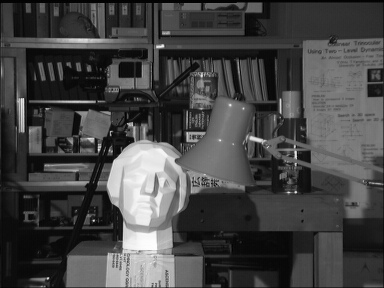
#> input picture pythonSAD/tsukubaright_bw.jpg, 384 x 288 px
$ python sad3x3_tsukuba.py
#> lines starting #> are read from the running program, lines starting #| are printed output that depends on the picture
#!/usr/bin/python3

from PIL import Image
import os
import array
import time
import sys
import argparse
from ctypes import *
import numpy

numpy.set_printoptions(threshold=numpy.nan)
numpy.set_printoptions(linewidth=2000)

#for infile in sys.argv[1:]:
infileR = "tsukubaright_bw.jpg"
infileL = "tsukubaleft_bw.jpg"

colorScheme = numpy.array([(0x00, 0x00, 0x8F), \
                           (0x00, 0x0F, 0xFF), \
                           (0x00, 0x8F, 0xFF), \
                           (0x00, 0xCF, 0xFF), \
                           (0x0F, 0xFF, 0xEF), \
                           (0x4F, 0xFF, 0xAF), \
                           (0x8F, 0xFF, 0x6F), \
                           (0xCF, 0xFF, 0x2F), \
                           (0xFF, 0xEF, 0x00), \
                           (0xFF, 0xAF, 0x00), \
                           (0xFF, 0x9F, 0x00), \
                           (0xFF, 0x6F, 0x00), \
                           (0xFF, 0x2F, 0x00), \
                           (0xEF, 0x00, 0x00), \
                           (0xAF, 0x00, 0x00), \
                           (0x7F, 0x00, 0x00)])

try:
    imR = Image.open(infileR)
#> imR is the input picture: PIL image 384x288 L; min 0, max 254, mean 68.7
    imL = Image.open(infileL)
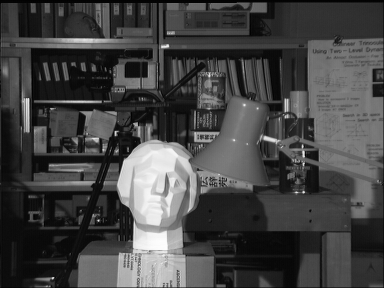
#> input picture pythonSAD/tsukubaleft_bw.jpg, 384 x 288 px
#> imL is the input picture: PIL image 384x288 L; min 0, max 254, mean 68.3

    # [5 lines of commented-out code are left out]
    (width, height) = imR.size
#> width = 384; height = 288
    #print("width =", width)
    #print("height = ", height)

    ncol_c = width
#> ncol_c = 384
    nrow_c = 3
    iteration = 3#height - 2

#    PIXEL_CNT  = 57 # Number of pixels sent to the Template and Search Arrays, each.
    DISP_RANGE = 16 # Disparity range 0-15
    DISP_ROW   = width - (DISP_RANGE + 1) #2  # Number of disparity values for an entire row, to be sent back to comp.
#> DISP_ROW = 367

    # sad array


    disparityAll = numpy.zeros((height-2, width-17), dtype = 'i')

    length = ncol_c * nrow_c
#> length = 1152

    templateBuff = numpy.zeros((height, width), dtype = 'i')
    searchBuff = numpy.zeros((height, width), dtype = 'i')

    for i in range(height):
        for j in range(width):
            templateBuff[i][j] = imR.getpixel((j, i))
            searchBuff[i][j] = imL.getpixel((j, i))

    '''# Print template array
    print("begin template read")
    for i in range(10):
        for j in range(ncol_c):
            print(templateBuff[i][j], end=" ")
        print("")

    # Print search array
    print("\nbegin search read")
    for i in range(10):
        for j in range(ncol_c):
            print(searchBuff[i][j], end=" ")
        print("")'''

    # initial time before running SAD algorithm
    t0 = time.time()

    for row in range(height-2):
        sadArray = numpy.zeros((DISP_ROW, DISP_RANGE), dtype = 'i')
        for i in range(DISP_ROW):
            for j in range(DISP_RANGE):
                sadArray[i][j] = \
                   abs(templateBuff[row][i]     - searchBuff[row][i+j])     + \
                   abs(templateBuff[row][1+i]   - searchBuff[row][1+i+j])   + \
                   abs(templateBuff[row][2+i]   - searchBuff[row][2+i+j])   + \
                   \
                   abs(templateBuff[row+1][i]   - searchBuff[row+1][i+j])   + \
                   abs(templateBuff[row+1][1+i] - searchBuff[row+1][1+i+j]) + \
                   abs(templateBuff[row+1][2+i] - searchBuff[row+1][2+i+j]) + \
                   \
                   abs(templateBuff[row+2][i]   - searchBuff[row+2][i+j])   + \
                   abs(templateBuff[row+2][1+i] - searchBuff[row+2][1+i+j]) + \
                   abs(templateBuff[row+2][2+i] - searchBuff[row+2][2+i+j])

        # indices of each min per row
        disparityArray = sadArray.argmin(axis=1)
        #print("\nindices of each min per row")
        #print(disparityArray)
        disparityAll[row] = disparityArray

        # Print SAD array
        '''if ((row >= 69 and row <= 72) or row >= 284):
            print("Disp row: ", row)
            # Print template array
            print("begin template read")
            for j in range(ncol_c):
                print(templateBuff[row][j], end=" ")
            print("\n")

            # Print search array
            print("begin search read")
            for j in range(ncol_c):
                print(searchBuff[row][j], end=" ")
            print("\n")

            for k in range(4):
                print("reading from sad array ", k)
                for ndx in range(DISP_RANGE):
                    print(int(sadArray[k][ndx]), end=" ")
                print("\n")

            print("dispare:")
            for j in range(4):
                print(disparityAll[row][j], end=" ")
            print("\n\n")'''

        '''# mins of each row
        print("\nmins of each row")
        print(sadArray.min(axis=1))'''
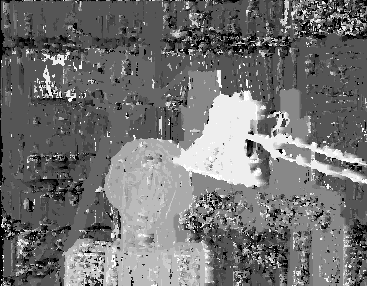
#> disparityAll: shape (286, 367) int32; min 0, max 15, mean 6.7; drawn with min black and max white

    #print("\ndispare:")
    #print(disparityAll)

    '''for i in range(height-2):
        for j in range(4):
            print(disparityAll[i][j], end=" ")
        print("")'''

    # time after SAD algorithm has finished
    t1 = time.time()

    # create disparity image
    im = Image.new("RGB", (width-17, height-2), "black")
#> im: PIL image 367x286 RGB; every value is 0

    for i in range(width-17):
        for j in range(height-2):
            im.putpixel((i,j), (colorScheme[(disparityAll[j][i] - 1) % 16][0], \
                                colorScheme[(disparityAll[j][i] - 1) % 16][1], \
                                colorScheme[(disparityAll[j][i] - 1) % 16][2]))
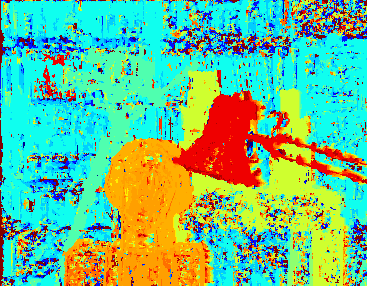
#> im: PIL image 367x286 RGB; mean R, G, B 107.3, 190.8, 139.6

    im.save("tsukuba_disp3x3_decr_1.png")

    # time after image is created
    t2 = time.time()

    print("t0 = ", t0)
    print("t1 = ", t1)
    print("t2 = ", t2)

    print("t1 - t0 = ", t1-t0)
    print("t2 - t1 = ", t2-t1)
    print("t2 - t0 = ", t2-t0)

    '''# SAD Algorithm
    for i in range(DISP_ROW):
        for j in range(DISP_RANGE):
            sadArray[i][j] = \
               abs(templateBuff[0+i]           - searchBuff[0+i+j]) + \
               abs(templateBuff[1+i]           - searchBuff[1+i+j]) + \
               abs(templateBuff[2+i]           - searchBuff[2+i+j]) + \
               abs(templateBuff[0+ncol_c+i]      - searchBuff[0+ncol_c+i+j]) + \
               abs(templateBuff[1+ncol_c+i]      - searchBuff[1+ncol_c+i+j]) + \
               abs(templateBuff[2+ncol_c+i]      - searchBuff[2+ncol_c+i+j]) + \
               abs(templateBuff[0+ncol_c+ncol_c+i] - searchBuff[0+ncol_c+ncol_c+i+j]) + \
               abs(templateBuff[1+ncol_c+ncol_c+i] - searchBuff[1+ncol_c+ncol_c+i+j]) + \
               abs(templateBuff[2+ncol_c+ncol_c+i] - searchBuff[2+ncol_c+ncol_c+i+j])

    # Print template array
    print("begin template read")
    for i in range(length):
        print(templateBuff[i], end=" ")
    print("")

    # Print search array
    print("begin search read")
    for i in range(length):
        print(searchBuff[ndx], end=" ")
    print("")

    # Print SAD array
    print("reading from sad array 0")
    for ndx in range(16):
        print(int(sadArray[0][ndx]), end=" ")
    print("")

    print("reading from sad array 1")
    for ndx in range(16):
        print(int(sadArray[1][ndx]), end=" ")
    print("")

    # mins of each row
    print("\nmins of each row")
    print(sadArray.min(axis=1))

    # indices of each min per row
    disparityArray = sadArray.argmin(axis=1)
    #print("\nindices of each min per row")
    #print(disparityArray)
    disparityAll[k] = disparityArray

    print(disparityAll)'''

except IOError:
    print("Error for file", infileR)


# constant variables
'''window = 3 # Window size, i.e. "3" -> 3x3 window
win = 1 # win is the number of pixels above, below, right, & left of center pixel

ncol_c = 19 # Number of columns in the search image
nrow_c = 4  # Number of rows in the search image

PIXEL_CNT  = 57 # Number of pixels sent to the Template and Search Arrays, each.
DISP_RANGE = 16 # Disparity range 0-15
DISP_ROW   = 2  # Number of disparity values for an entire row, to be sent back to comp.'''

'''# template array
templateBuff = bytearray([0x02, 0x05, 0x05, 0x03, 0xff, 0xff, 0xff, 0xff, 0xff, 0xff, 0xff, 0xff, 0xff, 0xff, 0xff, 0xff, 0xff, 0xff, 0xff,
                          0x04, 0x00, 0x07, 0x01, 0xff, 0xff, 0xff, 0xff, 0xff, 0xff, 0xff, 0xff, 0xff, 0xff, 0xff, 0xff, 0xff, 0xff, 0xff,
                          0x07, 0x05, 0x09, 0x06, 0xff, 0xff, 0xff, 0xff, 0xff, 0xff, 0xff, 0xff, 0xff, 0xff, 0xff, 0xff, 0xff, 0xff, 0xff,
                          0x01, 0x01, 0x01, 0x01, 0x01, 0x01, 0x01, 0x01, 0x01, 0x01, 0x01, 0x01, 0x01, 0x01, 0x01, 0x01, 0x01, 0x01, 0x01])

# search array
searchBuff = bytearray([0x02, 0x07, 0x05, 0x08, 0x06, 0x00, 0x02, 0x07, 0x05, 0x08, 0x06, 0x00, 0x02, 0x07, 0x05, 0x08, 0x06, 0x00, 0x00,
                        0x01, 0x07, 0x04, 0x02, 0x07, 0x09, 0x01, 0x07, 0x04, 0x02, 0x07, 0x09, 0x01, 0x07, 0x04, 0x02, 0x07, 0x09, 0x00,
                        0x08, 0x04, 0x06, 0x08, 0x05, 0x03, 0x08, 0x04, 0x06, 0x08, 0x05, 0x03, 0x08, 0x04, 0x06, 0x08, 0x05, 0x03, 0x00,
                        0x01, 0x01, 0x01, 0x01, 0x01, 0x01, 0x01, 0x01, 0x01, 0x01, 0x01, 0x01, 0x01, 0x01, 0x01, 0x01, 0x01, 0x01, 0x01])'''

'''# sad array
sadArray = numpy.zeros((DISP_ROW, DISP_RANGE))

# SAD Algorithm
for i in range(DISP_ROW):
    for j in range(DISP_RANGE):
        sadArray[i][j] = \
               abs(templateBuff[0+i]           - searchBuff[0+i+j]) + \
               abs(templateBuff[1+i]           - searchBuff[1+i+j]) + \
               abs(templateBuff[2+i]           - searchBuff[2+i+j]) + \
               abs(templateBuff[0+ncol_c+i]      - searchBuff[0+ncol_c+i+j]) + \
               abs(templateBuff[1+ncol_c+i]      - searchBuff[1+ncol_c+i+j]) + \
               abs(templateBuff[2+ncol_c+i]      - searchBuff[2+ncol_c+i+j]) + \
               abs(templateBuff[0+ncol_c+ncol_c+i] - searchBuff[0+ncol_c+ncol_c+i+j]) + \
               abs(templateBuff[1+ncol_c+ncol_c+i] - searchBuff[1+ncol_c+ncol_c+i+j]) + \
               abs(templateBuff[2+ncol_c+ncol_c+i] - searchBuff[2+ncol_c+ncol_c+i+j])

# Print template array
print("begin template read")
ndx = 0
for i in range(3):
    for j in range(19):
        print(templateBuff[ndx], end=" ")
        ndx += 1
    print("")

# Print search array
print("begin search read")
ndx = 0
for i in range(3):
    for j in range(19):
        print(searchBuff[ndx], end=" ")
        ndx += 1
    print("")

# Print SAD array
print("reading from sad array 0")
for ndx in range(16):
    print(int(sadArray[0][ndx]), end=" ")
print("")

print("reading from sad array 1")
for ndx in range(16):
    print(int(sadArray[1][ndx]), end=" ")
print("")

# mins of each row
print(sadArray.min(axis=1))

# indices of each min per row
disparityArray = sadArray.argmin(axis=1)
print(disparityArray)


# NEXT ROW
# template array
templateBuff = bytearray([0x04, 0x00, 0x07, 0x01, 0xff, 0xff, 0xff, 0xff, 0xff, 0xff, 0xff, 0xff, 0xff, 0xff, 0xff, 0xff, 0xff, 0xff, 0xff,
                          0x07, 0x05, 0x09, 0x06, 0xff, 0xff, 0xff, 0xff, 0xff, 0xff, 0xff, 0xff, 0xff, 0xff, 0xff, 0xff, 0xff, 0xff, 0xff,
                          0x01, 0x01, 0x01, 0x01, 0x01, 0x01, 0x01, 0x01, 0x01, 0x01, 0x01, 0x01, 0x01, 0x01, 0x01, 0x01, 0x01, 0x01, 0x01])

# search array
searchBuff = bytearray([0x01, 0x07, 0x04, 0x02, 0x07, 0x09, 0x01, 0x07, 0x04, 0x02, 0x07, 0x09, 0x01, 0x07, 0x04, 0x02, 0x07, 0x09, 0x00,
                        0x08, 0x04, 0x06, 0x08, 0x05, 0x03, 0x08, 0x04, 0x06, 0x08, 0x05, 0x03, 0x08, 0x04, 0x06, 0x08, 0x05, 0x03, 0x00,
                        0x01, 0x01, 0x01, 0x01, 0x01, 0x01, 0x01, 0x01, 0x01, 0x01, 0x01, 0x01, 0x01, 0x01, 0x01, 0x01, 0x01, 0x01, 0x01])

# sad array
sadArray = numpy.zeros((DISP_ROW, DISP_RANGE))

# SAD Algorithm
for i in range(DISP_ROW):
    for j in range(DISP_RANGE):
        sadArray[i][j] = \
               abs(templateBuff[0+i]           - searchBuff[0+i+j]) + \
               abs(templateBuff[1+i]           - searchBuff[1+i+j]) + \
               abs(templateBuff[2+i]           - searchBuff[2+i+j]) + \
               abs(templateBuff[0+ncol_c+i]      - searchBuff[0+ncol_c+i+j]) + \
               abs(templateBuff[1+ncol_c+i]      - searchBuff[1+ncol_c+i+j]) + \
               abs(templateBuff[2+ncol_c+i]      - searchBuff[2+ncol_c+i+j]) + \
               abs(templateBuff[0+ncol_c+ncol_c+i] - searchBuff[0+ncol_c+ncol_c+i+j]) + \
               abs(templateBuff[1+ncol_c+ncol_c+i] - searchBuff[1+ncol_c+ncol_c+i+j]) + \
               abs(templateBuff[2+ncol_c+ncol_c+i] - searchBuff[2+ncol_c+ncol_c+i+j])

# Print template array
print("begin template read")
ndx = 0
for i in range(3):
    for j in range(19):
        print(templateBuff[ndx], end=" ")
        ndx += 1
    print("")

# Print search array
print("begin search read")
ndx = 0
for i in range(3):
    for j in range(19):
        print(searchBuff[ndx], end=" ")
        ndx += 1
    print("")

# Print SAD array
print("reading from sad array 0")
for ndx in range(16):
    print(int(sadArray[0][ndx]), end=" ")
print("")

print("reading from sad array 1")
for ndx in range(16):
    print(int(sadArray[1][ndx]), end=" ")
print("")

# mins of each row
print(sadArray.min(axis=1))

# indices of each min per row
disparityArray = sadArray.argmin(axis=1)
print(disparityArray)'''
